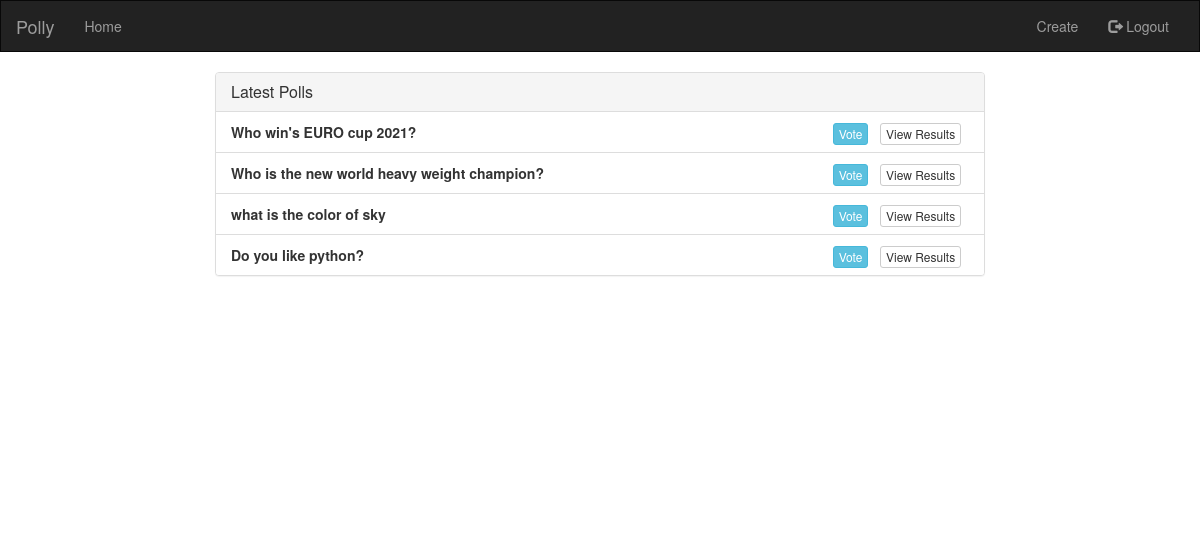
The app's page / (signed in) with its own data.
### poll/models.py (models this page shows, shortened)
class Poll(models.Model):
    topic = models.TextField()
    option1 = models.CharField(max_length=60)
    option2 = models.CharField(max_length=60)
    option3 = models.CharField(max_length=60)
    option1_count = models.IntegerField(default=0)
    option2_count = models.IntegerField(default=0)
    option3_count = models.IntegerField(default=0)

### poll/views.py (the view)
# urls.py: 2. Add a URL to urlpatterns:  path('', views.home, name='home')
def home(request):
    polls = Poll.objects.all()
    context = {'polls': polls}
    return render(request, 'poll/home.html', context)

### poll/templates/poll/home.html (shortened to what this page needs)
{%  extends 'poll/base.html' %}
{% block content %}
<div class="row ">
    <div class="col-lg-8 col-lg-offset-2">
        <div class="panel panel-default">
            <div class="panel-heading">
                <h2 class="panel-title">Latest Polls</h2>
            </div>
            <ul class="list-group">
            	{% for p in polls %}
                <li class="list-group-item">
                    <strong>{{ p.topic }}</strong>
                    <span class="pull-right">
                        <a href="{% url 'poll-vote' p.id %}" class="btn btn-info btn-xs">Vote</a> &nbsp;
                        <a href="{% url 'poll-result' p.id %}" class="btn btn-default btn-xs">View Results</a> &nbsp;
                    </span>
                </li>
                {% endfor %}
            </ul>
        </div>
    </div>
</div>
{% endblock %}

### records on screen
Poll: topic "Who win's EURO cup 2021?"
Poll: topic "Who is the new world heavy weight champion?"
Poll: topic "what is the color of sky"
Poll: topic "Do you like python?"
